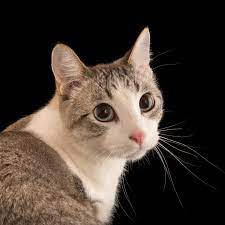
#> input picture cat.jpg, 225 x 225 px
$ jupyter execute 'Filter Laplacian 2.ipynb'   (older library calls are emulated)
#> lines starting #> are read from the running program, lines starting #| are printed output that depends on the picture
Imort Library

[cell 1]
import cv2

Load Citra

[cell 2]
img = cv2.imread('cat.jpg', 0)
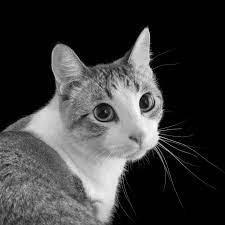
#> img: shape (225, 225); min 0, max 255, mean 59.9

Aplikasikan Gaussian

[cell 3]
blur = cv2.GaussianBlur(img, (3, 3),0)
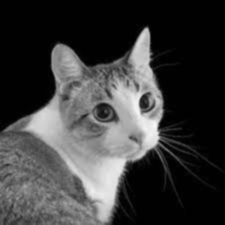
#> blur: shape (225, 225); min 0, max 249, mean 60

Aplikasikan Laplacian

[cell 4]
laplacian = cv2.Laplacian(blur, cv2.CV_64F)
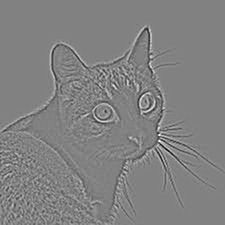
#> laplacian: shape (225, 225) float64; min -105, max 101, mean 0; drawn with min black and max white
laplacian = laplacian/laplacian.max()

cv2.imshow('laplacian-gaussian', laplacian)
cv2.waitKey(0)
